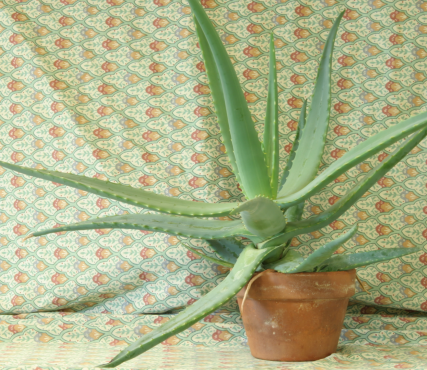
#> input picture test_images/view1.png, 427 x 370 px
$ python disparity_map_testing.py
#> lines starting #> are read from the running program, lines starting #| are printed output that depends on the picture
import numpy as np
import cv2 as cv
import matplotlib.pyplot as plt

# Helper Function
def calculate_SSD(matrix1, matrix2):
    return np.sum((matrix1 - matrix2) ** 2, axis=(-2, -1))

# Import images into CV
img_left = cv.imread("./test_images/view1.png")
#> img_left is the input picture: shape (370, 427, 3); mean B, G, R 135.7, 176.3, 170.3
img_right = cv.imread("./test_images/view5.png")
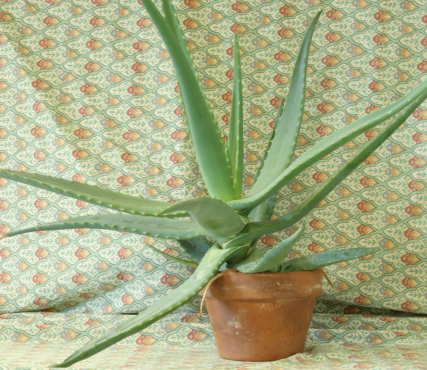
#> input picture test_images/view5.png, 427 x 370 px
#> img_right is the input picture: shape (370, 427, 3); mean B, G, R 133.2, 173.2, 167.1

# Create grayscale versions of image
img_left_gray = cv.cvtColor(img_left, cv.COLOR_BGR2GRAY)
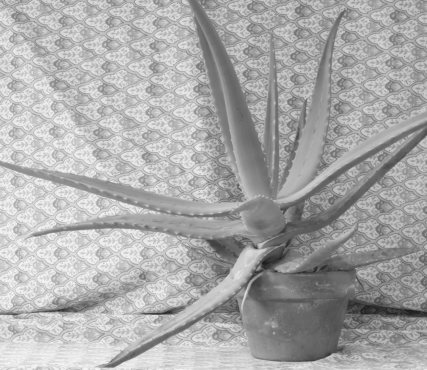
#> img_left_gray: shape (370, 427); min 24, max 246, mean 169.8
img_right_gray = cv.cvtColor(img_right, cv.COLOR_BGR2GRAY)
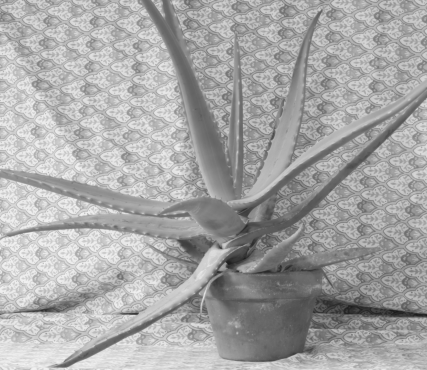
#> img_right_gray: shape (370, 427); min 27, max 243, mean 166.8

# Initialize Variables
kernel_size = 5  # must be odd number
frame_thickness = (kernel_size - 1) // 2

img_height, img_width = img_left_gray.shape
#> img_height = 370; img_width = 427
disparity_map = np.zeros((img_height, img_width))

# Calculate all kernels
left_pixel_kernel_matrix = np.zeros((img_height - frame_thickness * 2, img_width - frame_thickness * 2, kernel_size, kernel_size))
right_pixel_kernel_matrix = np.zeros((img_height - frame_thickness * 2, img_width - frame_thickness * 2, kernel_size, kernel_size))

for y in range(frame_thickness, img_height - frame_thickness):
    for x in range(frame_thickness, img_width - frame_thickness):
        left_pixel_kernel_matrix[y - frame_thickness, x - frame_thickness] = img_left_gray[y - frame_thickness:y + frame_thickness + 1, x - frame_thickness:x + frame_thickness + 1]
        right_pixel_kernel_matrix[y - frame_thickness, x - frame_thickness] = img_right_gray[y - frame_thickness:y + frame_thickness + 1, x - frame_thickness:x + frame_thickness + 1]

# Vectorized SSD computation
for y in range(0, img_height - frame_thickness * 2):
    # Calculate SSDs for the whole row in the right image at once
    left_kernels = left_pixel_kernel_matrix[y]

    # SSD for each pixel's kernel against all kernels in the same row of the right image
    ssd = calculate_SSD(left_kernels[:, np.newaxis], right_pixel_kernel_matrix[y, :])

    # Find the best matching pixel for each pixel in the left image
    best_matching_pixel_xcoord = np.argmin(ssd, axis=1)
    disparity_map[y + frame_thickness, frame_thickness:img_width - frame_thickness] = np.abs(best_matching_pixel_xcoord - np.arange(frame_thickness, img_width - frame_thickness))

    print(y / (img_height - 2 * frame_thickness) * 100)  # Loading bar
#> this loop made 366 passes
#> pass 1, `ssd = calculate_SSD(left_kernels[:, np.newaxis], right_pixel_kernel_ma..`:
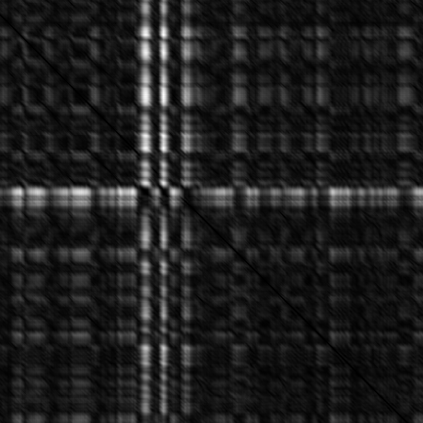
#> ssd: shape (423, 423) float64; min 54, max 234625, mean 28623.7; drawn with min black and max white
#> pass 2, `ssd = calculate_SSD(left_kernels[:, np.newaxis], right_pixel_kernel_ma..`:
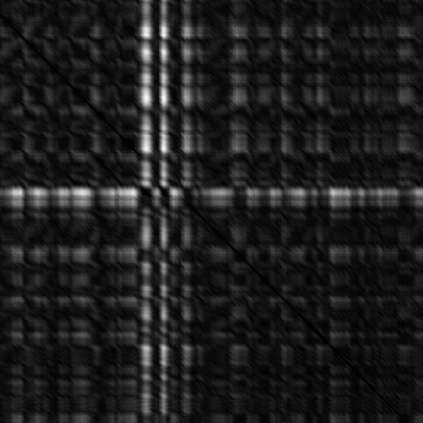
#> ssd: shape (423, 423) float64; min 89, max 247058, mean 29226.1; drawn with min black and max white
#> after the loop:
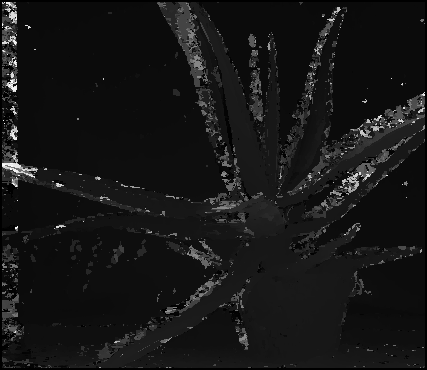
#> disparity_map: shape (370, 427) float64; min 0, max 416, mean 36.7; drawn with min black and max white
#> after the loop:
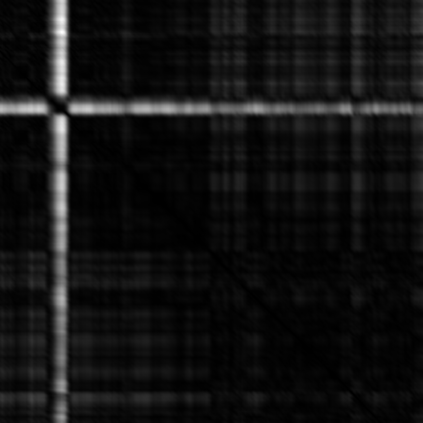
#> ssd: shape (423, 423) float64; min 131, max 259956, mean 19317.6; drawn with min black and max white

fig, ax = plt.subplots(nrows=1, ncols=3)
ax[0].imshow(disparity_map, cmap='gray')
ax[1].imshow(img_left_gray, cmap='gray')
ax[2].imshow(img_right_gray, cmap='gray')
plt.show()

print(disparity_map)
